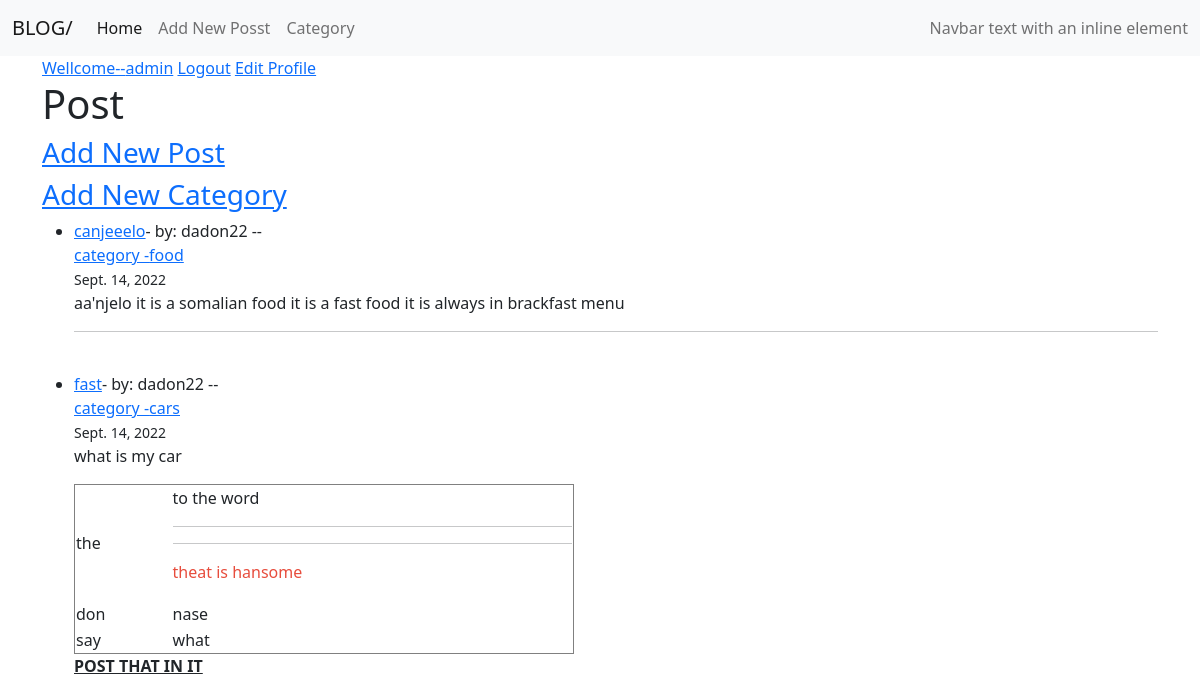
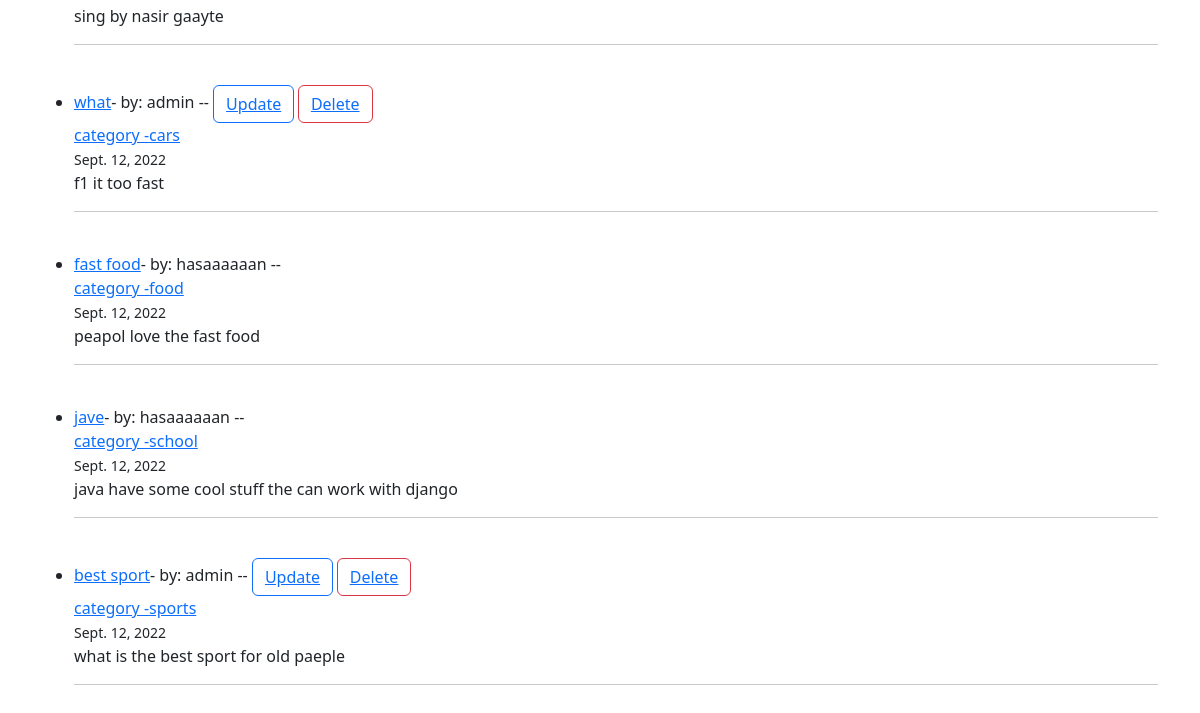
Page / (signed in) on the earlier database version (2 pictures, top to bottom).
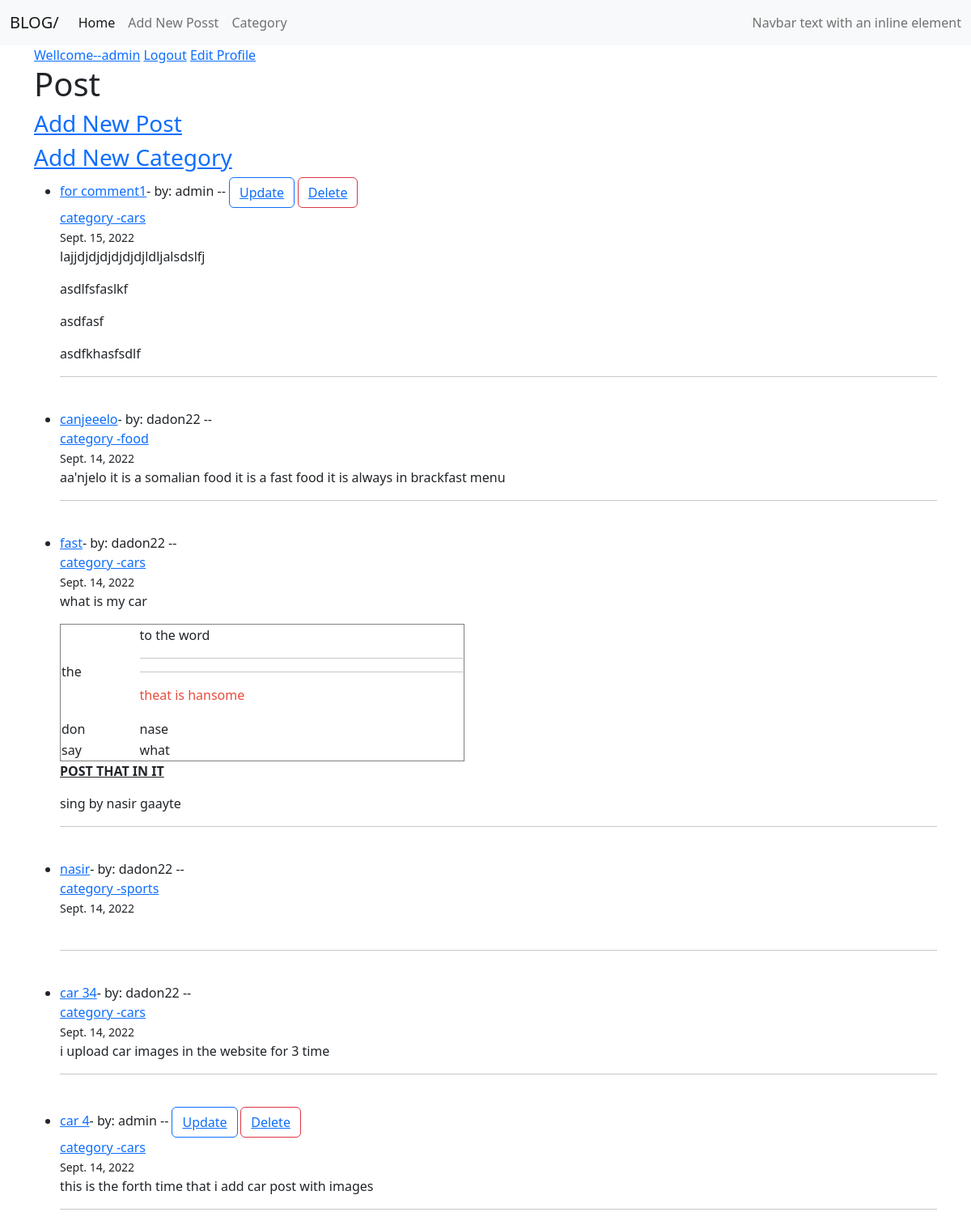
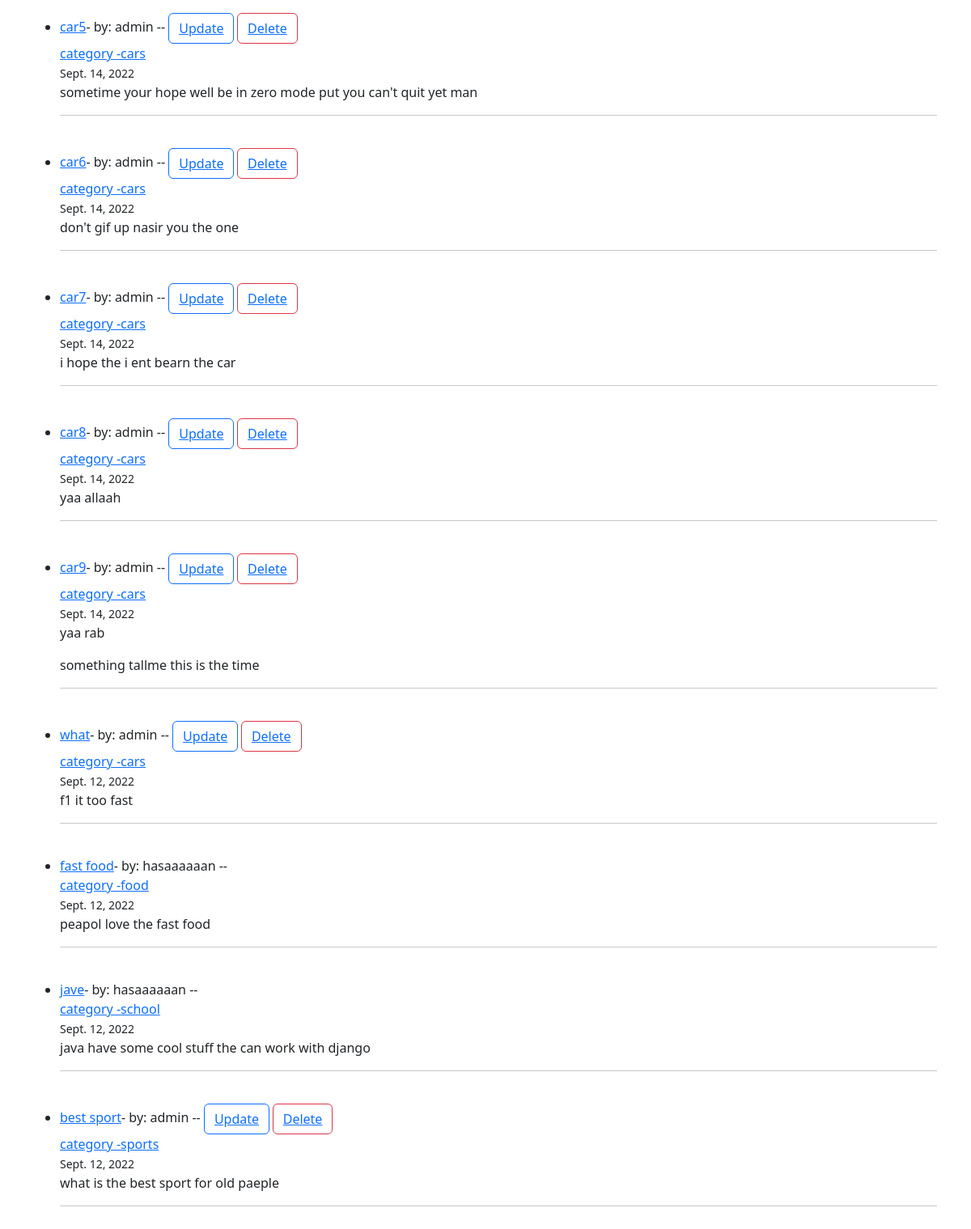
Same page on the later database version (2 pictures, top to bottom).
### theblog/models.py (models this page shows, shortened)
class Post (models.Model):
    title = models.CharField(max_length=255)
    header_image = models.ImageField(null=True,blank=True, upload_to="images/")
    title_tag = models.CharField(max_length=255, default='The Top')
    author = models.ForeignKey(User, on_delete=models.CASCADE)
    body = RichTextField(blank=True,null=True)
    post_date = models.DateField(auto_now_add=True)
    category = models.ForeignKey(Category, max_length=25,on_delete=models.CASCADE)
    likes = models.ManyToManyField(User, related_name='blog_posts')

class Category(models.Model):
    name = models.CharField(max_length=255)
    def __str__(self):
        return self.name

### theblog/views.py (the view)
# urls.py: path('',views.HomeView.as_view(),name='home'),
class HomeView(ListView):
    model = Post
    template_name = 'theblog/home.html'
    ordering = ['-post_date']

### theblog/templates/theblog/home.html (shortened to what this page needs)
<!DOCTYPE html>
{% load static %}
<html lang="en">
<head>
    <link rel="stylesheet" href="{% static 'css/bootstrap.css' %}">
</head>
<body>
    <nav class="navbar navbar-expand-lg bg-light">
        <div class="container-fluid">
          <a class="navbar-brand" href="{% url 'home' %}">BLOG/ {{post.author}}</a>
          <div class="collapse navbar-collapse" id="navbarText">
            <ul class="navbar-nav me-auto mb-2 mb-lg-0">
              <li class="nav-item">
                <a class="nav-link active" aria-current="page" href="{% url 'home' %}">Home</a>
              </li>
              <li class="nav-item">
                <a class="nav-link" href="{% url 'add_post' %}">Add New Posst</a>
              </li>
              <li class="nav-item">
                <a class="nav-link" href="#">Category</a>
              </li>
            </ul>
            <span class="navbar-text">
              Navbar text with an inline element
            </span>
          </div>
        </div>
      </nav>
    <section>
        <div class="container">
          <div>
            {% if user.is_authenticated %}
            <a href="#">Wellcome--{{user.username}}</a>
            <a href="{% url 'logout' %}">Logout</a>
            <a href="{% url 'edit_profile' %}">Edit Profile</a>
            {% else %}
            <a href="{% url 'login' %}">Login</a>
            {% endif %}
     </section>
    {% block content %}
    <div class="container">
      <h1>Post</h1>
      {% if user.is_authenticated %}
      <h3><a href="{% url 'add_post' %}">Add New Post</a></h3>
      <h3><a href="{% url 'add_category' %}">Add New Category</a></h3>
      {%endif%}
      <ul>
          {% for post in object_list%}
           <li>
              <a href="{% url 'deteil' post.pk %}">{{post.title}}</a>- by: {{post.author}} --
              <small>
                  {% if user.is_authenticated %}
                    {% if user.id == post.author.id %}
                        <button type="button" class="btn btn-outline-primary"><a href="{% url 'update_post' post.pk %}">Update</a></button>
                        <button type="button" class="btn btn-outline-danger"><a href="{% url 'delete_post' post.pk %}">Delete</a></button>
                    {% endif %}
                  {%endif%}
                </small><br>
                <a href="{% url 'detail_category' post.id %}">category -{{post.category}}</a><br>
              <small> {{post.post_date}}</small>
              <br>
              {{post.body|safe}}
              </li><hr><br>
          {% endfor %}
       </ul>
  </div>
        {% endblock content %}
</body>
</html>

Differences in the rows shown:
added Post: title "for comment1", author "admin", shows "Update", category "cars", post_date "Sept. 15, 2022", body "lajjdjdjdjdjdjdjldljalsdslfj asdlfsfaslkf asdfasf asdfkhasfsdlf"
added Post: title "nasir", author "dadon22", category "sports", post_date "Sept. 14, 2022"
added Post: title "car 34", author "dadon22", category "cars", post_date "Sept. 14, 2022", body "i upload car images in the website for 3 time"
added Post: title "car 4", author "admin", shows "Update", category "cars", post_date "Sept. 14, 2022", body "this is the forth time that i add car post with images"
added Post: title "car5", author "admin", shows "Update", category "cars", post_date "Sept. 14, 2022", body "sometime your hope well be in zero mode put you can't quit yet man"
added Post: title "car6", author "admin", shows "Update", category "cars", post_date "Sept. 14, 2022", body "don't gif up nasir you the one"
added Post: title "car7", author "admin", shows "Update", category "cars", post_date "Sept. 14, 2022", body "i hope the i ent bearn the car"
added Post: title "car8", author "admin", shows "Update", category "cars", post_date "Sept. 14, 2022", body "yaa allaah"
added Post: title "car9", author "admin", shows "Update", category "cars", post_date "Sept. 14, 2022", body "yaa rab something tallme this is the time"
